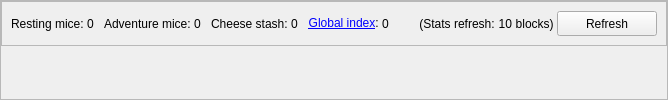
    <widget class="QFrame" name="globalHiveSummary">
     <property name="styleSheet">
      <string notr="true">#globalHiveSummary {background-color:#2d3748; color:#ffffff;}</string>
     </property>
     <property name="frameShape">
      <enum>QFrame::StyledPanel</enum>
     </property>
     <property name="frameShadow">
      <enum>QFrame::Sunken</enum>
     </property>
     <layout class="QVBoxLayout" name="verticalLayout_2">
      <property name="spacing">
       <number>0</number>
      </property>
      <property name="leftMargin">
       <number>0</number>
      </property>
      <property name="topMargin">
       <number>0</number>
      </property>
      <property name="rightMargin">
       <number>0</number>
      </property>
      <property name="bottomMargin">
       <number>0</number>
      </property>
      <item>
       <widget class="QFrame" name="globalHiveSummaryTextRow">
        <property name="styleSheet">
         <string notr="true"/>
        </property>
        <property name="frameShape">
         <enum>QFrame::StyledPanel</enum>
        </property>
        <property name="frameShadow">
         <enum>QFrame::Raised</enum>
        </property>
        <layout class="QHBoxLayout" name="horizontalLayout">
         <property name="spacing">
          <number>0</number>
         </property>
         <item>
          <widget class="QLabel" name="label_6">
           <property name="toolTip">
            <string>The total number of resting mice across the whole network</string>
           </property>
           <property name="text">
            <string>Resting mice: </string>
           </property>
           <property name="alignment">
            <set>Qt::AlignRight|Qt::AlignTrailing|Qt::AlignVCenter</set>
           </property>
          </widget>
         </item>
         <item>
          <widget class="QLabel" name="globalImmatureLabel">
           <property name="toolTip">
            <string>The total number of resting mice across the whole network</string>
           </property>
           <property name="text">
            <string>0</string>
           </property>
          </widget>
         </item>
         <item>
          <spacer name="immatureLabelSpacer_2">
           <property name="orientation">
            <enum>Qt::Horizontal</enum>
           </property>
           <property name="sizeType">
            <enum>QSizePolicy::Fixed</enum>
           </property>
           <property name="sizeHint" stdset="0">
            <size>
             <width>10</width>
             <height>0</height>
            </size>
           </property>
          </spacer>
         </item>
         <item>
          <widget class="QLabel" name="label_12">
           <property name="toolTip">
            <string>The total number of adventure mice across the whole network</string>
           </property>
           <property name="text">
            <string>Adventure mice: </string>
           </property>
           <property name="alignment">
            <set>Qt::AlignRight|Qt::AlignTrailing|Qt::AlignVCenter</set>
           </property>
          </widget>
         </item>
         <item>
          <widget class="QLabel" name="globalMatureLabel">
           <property name="toolTip">
            <string>The total number of adventure mice across the whole network</string>
           </property>
           <property name="text">
            <string>0</string>
           </property>
          </widget>
         </item>
         <item>
          <spacer name="immatureLabelSpacer_3">
           <property name="orientation">
            <enum>Qt::Horizontal</enum>
           </property>
           <property name="sizeType">
            <enum>QSizePolicy::Fixed</enum>
           </property>
           <property name="sizeHint" stdset="0">
            <size>
             <width>10</width>
             <height>0</height>
            </size>
           </property>
          </spacer>
         </item>
         <item>
          <widget class="QLabel" name="label_11">
           <property name="toolTip">
            <string>The total block rewards available on the network over the lifespan of a single mouse</string>
           </property>
           <property name="text">
            <string>Cheese stash: </string>
           </property>
           <property name="alignment">
            <set>Qt::AlignRight|Qt::AlignTrailing|Qt::AlignVCenter</set>
           </property>
          </widget>
         </item>
         <item>
          <widget class="QLabel" name="potentialRewardsLabel">
           <property name="toolTip">
            <string>The total block rewards available on the network over the lifespan of a single mouse</string>
           </property>
           <property name="text">
            <string>0</string>
           </property>
          </widget>
         </item>
         <item>
          <spacer name="immatureLabelSpacer_5">
           <property name="orientation">
            <enum>Qt::Horizontal</enum>
           </property>
           <property name="sizeType">
            <enum>QSizePolicy::Fixed</enum>
           </property>
           <property name="sizeHint" stdset="0">
            <size>
             <width>10</width>
             <height>0</height>
            </size>
           </property>
          </spacer>
         </item>
         <item>
          <widget class="QLabel" name="label_16">
           <property name="toolTip">
            <string>The Global Index is a measure of network mouse population. At a value of 100,
 the network is saturated with the maximum number of mice that are expected
 to make back their cost. At values below 100, it is expected at all mice will be profitable.</string>
           </property>
           <property name="text">
            <string>&lt;a href=&quot;https://hive.cascoin.net/gi/&quot;&gt;&lt;span style=&quot;text-decoration: underline;&quot;&gt;Global index&lt;/span&gt;&lt;/a&gt;: </string>
           </property>
           <property name="alignment">
            <set>Qt::AlignRight|Qt::AlignTrailing|Qt::AlignVCenter</set>
           </property>
           <property name="openExternalLinks">
            <bool>true</bool>
           </property>
          </widget>
         </item>
         <item>
          <widget class="QLabel" name="mousePopIndexLabel">
           <property name="toolTip">
            <string>The Global Index is a measure of network mouse population. At a value of 100,
 the network is saturated with the maximum number of mice that are expected
 to make back their cost. At values below 100, it is expected at all mice will be profitable.</string>
           </property>
           <property name="text">
            <string>0</string>
           </property>
          </widget>
         </item>
         <item>
          <spacer name="immatureLabelSpacer_6">
           <property name="orientation">
            <enum>Qt::Horizontal</enum>
           </property>
           <property name="sizeType">
            <enum>QSizePolicy::Fixed</enum>
           </property>
           <property name="sizeHint" stdset="0">
            <size>
             <width>10</width>
             <height>0</height>
            </size>
           </property>
          </spacer>
         </item>
         <item>
          <widget class="TinyPie" name="mousePopIndexPie" native="true">
           <property name="sizePolicy">
            <sizepolicy hsizetype="Fixed" vsizetype="Fixed">
             <horstretch>0</horstretch>
             <verstretch>0</verstretch>
            </sizepolicy>
           </property>
           <property name="minimumSize">
            <size>
             <width>20</width>
             <height>20</height>
            </size>
           </property>
           <property name="toolTip">
            <string>The Global Index is a measure of network mouse population. At a value of 100,
 the network is saturated with the maximum number of mice that are expected
 to make back their cost. At values below 100, it is expected at all mice will be profitable.</string>
           </property>
          </widget>
         </item>
         <item>
          <spacer name="horizontalSpacer_12">
           <property name="orientation">
            <enum>Qt::Horizontal</enum>
           </property>
           <property name="sizeHint" stdset="0">
            <size>
             <width>0</width>
             <height>0</height>
            </size>
           </property>
          </spacer>
         </item>
         <item>
          <widget class="QLabel" name="label_13">
           <property name="toolTip">
            <string>Global network labyrinth stats are automatically refreshed every 10 blocks</string>
           </property>
           <property name="text">
            <string>(Stats refresh: </string>
           </property>
           <property name="alignment">
            <set>Qt::AlignRight|Qt::AlignTrailing|Qt::AlignVCenter</set>
           </property>
          </widget>
         </item>
         <item>
          <widget class="QLabel" name="blocksTillGlobalRefresh">
           <property name="text">
            <string>10</string>
           </property>
           <property name="alignment">
            <set>Qt::AlignRight|Qt::AlignTrailing|Qt::AlignVCenter</set>
           </property>
          </widget>
         </item>
         <item>
          <widget class="QLabel" name="label_15">
           <property name="toolTip">
            <string>Global network labyrinth stats are automatically refreshed every 10 blocks</string>
           </property>
           <property name="text">
            <string> blocks) </string>
           </property>
           <property name="alignment">
            <set>Qt::AlignRight|Qt::AlignTrailing|Qt::AlignVCenter</set>
           </property>
          </widget>
         </item>
         <item>
          <widget class="QPushButton" name="refreshGlobalSummaryButton">
           <property name="minimumSize">
            <size>
             <width>100</width>
             <height>25</height>
            </size>
           </property>
           <property name="toolTip">
            <string>Refresh global labyrinth stats now</string>
           </property>
           <property name="text">
            <string>Refresh</string>
           </property>
           <property name="icon">
            <iconset>
             <normaloff>:/icons/refresh</normaloff>:/icons/refresh</iconset>
           </property>
          </widget>
         </item>
        </layout>
       </widget>
      </item>
      <item>
       <widget class="QCustomPlot" name="mousePopGraph" native="true">
        <property name="sizePolicy">
         <sizepolicy hsizetype="Expanding" vsizetype="Expanding">
          <horstretch>0</horstretch>
          <verstretch>0</verstretch>
         </sizepolicy>
        </property>
        <property name="minimumSize">
         <size>
          <width>0</width>
          <height>0</height>
         </size>
        </property>
       </widget>
      </item>
     </layout>
    </widget>
